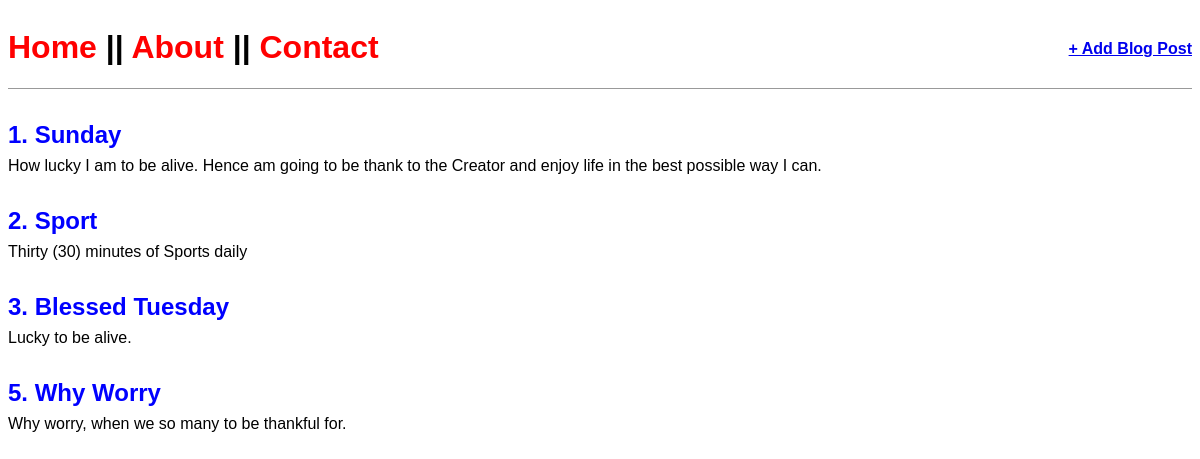
The page / on the database its author committed.
### blog/models.py (models this page shows, shortened)
class Post(models.Model):
    title = models.CharField(max_length=200)
    author = models.ForeignKey(
        'auth.User',
        on_delete=models.CASCADE,
    )
    body = models.TextField()

### blog/views.py (the view)
# urls.py: path('', BlogListView.as_view(), name='home'),
class BlogListView(ListView):
    model = Post
    template_name = 'home.html'
    context_object_name = 'list_all_post'

### templates/home.html
{% extends "base.html" %}
{% block content %}
{% for post in list_all_post%}
    <div class="post-entry">
        <h2><a href="{% url 'detail_page' post.pk %}"> {{post.id}}. {{post.title}}</a></h2>
        <p>{{post.body}}</p>
    </div>
{% endfor %}
{% endblock content %}

### templates/base.html (shortened to what this page needs)
{% load static %}
<html>
    <head>
        <link href="{% static 'css/base.css' %}" rel="stylesheet">
    </head>
    <body>
        <header>
            <div class="nav-left">
                <h1><a href="{% url 'home' %}">Home</a> ||
                    <a href="">About</a> ||
                    <a href="">Contact</a>
                </h1>
            </div>
            <div class="nav-right">
                <b><a href="{% url 'add_post' %}">+ Add Blog Post</a></b>
            </div>
        </header>
        {% block content %}
        {% endblock content %}
    </body>
</html>

### static/css/base.css (style rules this page uses)
body { font-family: 'Source Sans Pro', sans-serif; font-size: ǐǗpx; }
header { border-bottom: 1px solid #999; margin-bottom: 2rem; display: flex; }
header h1 a { color: red; text-decoration: none; }
.nav-left { margin-right: auto; }
.nav-right { display: flex; padding-top: 2rem; }
.post-entry { margin-bottom: 2rem; }
.post-entry h2 { margin: 0.5rem 0; }
.post-entry h2 a, .post-entry h2 a:visited { color: blue; text-decoration: none; }
.post-entry p { margin: 0; font-weight: 400; }

### rows shown on the page
Post: id "1", title "Sunday", body "How lucky I am to be alive. Hence am going to be thank to the Creator and enjoy life in the best possible way I can."
Post: id "2", title "Sport", body "Thirty (30) minutes of Sports daily"
Post: id "3", title "Blessed Tuesday", body "Lucky to be alive."
Post: id "5", title "Why Worry", body "Why worry, when we so many to be thankful for."
